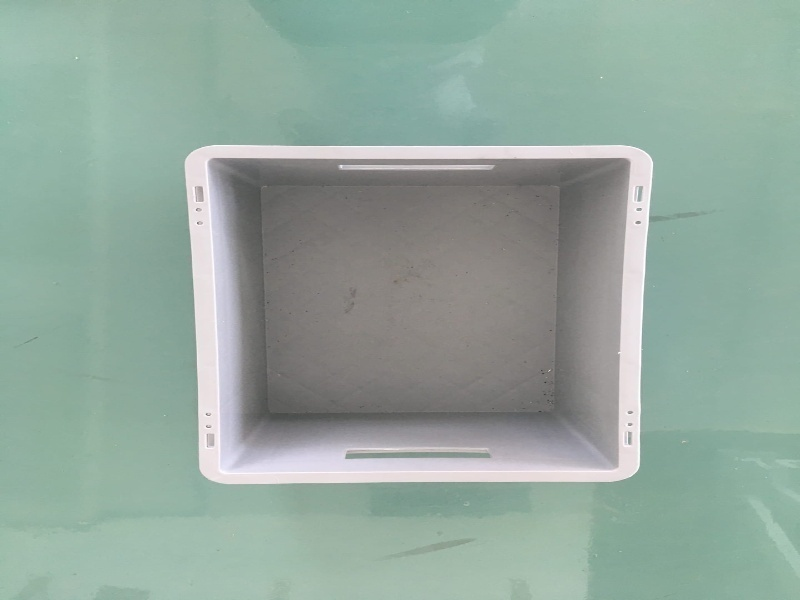
#> input picture Test/box1.jpg, 800 x 600 px
$ python practice_code.py
#> lines starting #> are read from the running program, lines starting #| are printed output that depends on the picture; after the words box and inside, x2 and y2 are one past the last pixel; in counts of white or black regions, pixels touching at a corner belong together; long printed decimals are rounded
import numpy as np
import cv2
import matplotlib.pyplot as plt
import sys
import random

# Фильтрация изображения
def filter_image(img):
    gray = cv2.cvtColor(img, cv2.COLOR_BGR2GRAY)
    blurred = cv2.bilateralFilter(gray,6,75,75)
    edges = cv2.Canny(blurred,0,150)
    edges = cv2.cvtColor(edges, cv2.COLOR_GRAY2BGR)
    return edges

# Класс прямоульника
class rectangle:
    def __init__(self, x, y, w, h, theta):
        thresh = 4
        self.x = x
        self.y = y
        self.w = w
        self.h = h
        self.theta = theta
        s = np.sin(theta)
        c = np.cos(theta)
        centerx = x + w/2
        centery = y + h/2
        self.x1 = x
        self.y1 = y+h
        self.x2 = x+w
        self.y2 = y+h
        self.x3 = x+w
        self.y3 = y
        x0r = centerx + (self.x - centerx)*c - (self.y - centery)*s
        y0r = centery + (self.y - centery)*c + (self.x - centerx)*s
        x1r = centerx + (self.x1 - centerx)*c - (self.y1 - centery)*s
        y1r = centery + (self.y1 - centery)*c + (self.x1 - centerx)*s
        x2r = centerx + (self.x2 - centerx)*c - (self.y2 - centery)*s
        y2r = centery + (self.y2 - centery)*c + (self.x2 - centerx)*s
        x3r = centerx + (self.x3 - centerx)*c - (self.y3 - centery)*s
        y3r = centery + (self.y3 - centery)*c + (self.x3 - centerx)*s
        self.pts = np.array([[x0r,y0r],[x1r,y1r],[x2r,y2r],[x3r,y3r]], np.int32)

        # Внешний четырехугольник

        out_x0 = self.x - thresh
        out_y0 = self.y - thresh
        out_x1 = self.x1 - thresh
        out_y1 = self.y1 + thresh
        out_x2 = self.x2 + thresh
        out_y2 = self.y2 + thresh
        out_x3 = self.x3 + thresh
        out_y3 = self.y3 - thresh

        x0r = centerx + (out_x0 - centerx)*c - (out_y0 - centery)*s
        y0r = centery + (out_y0 - centery)*c + (out_x0 - centerx)*s
        x1r = centerx + (out_x1 - centerx)*c - (out_y1 - centery)*s
        y1r = centery + (out_y1 - centery)*c + (out_x1 - centerx)*s
        x2r = centerx + (out_x2 - centerx)*c - (out_y2 - centery)*s
        y2r = centery + (out_y2 - centery)*c + (out_x2 - centerx)*s
        x3r = centerx + (out_x3 - centerx)*c - (out_y3 - centery)*s
        y3r = centery + (out_y3 - centery)*c + (out_x3 - centerx)*s
        self.pts_outer = np.array([[x0r,y0r],[x1r,y1r],[x2r,y2r],[x3r,y3r]], np.int32)

        # Внутренний четырехугольник

        int_x0 = self.x + thresh
        int_y0 = self.y + thresh
        int_x1 = self.x1 + thresh
        int_y1 = self.y1 - thresh
        int_x2 = self.x2 - thresh
        int_y2 = self.y2 - thresh
        int_x3 = self.x3 - thresh
        int_y3 = self.y3 + thresh

        x0r = centerx + (int_x0 - centerx)*c - (int_y0 - centery)*s
        y0r = centery + (int_y0 - centery)*c + (int_x0 - centerx)*s
        x1r = centerx + (int_x1 - centerx)*c - (int_y1 - centery)*s
        y1r = centery + (int_y1 - centery)*c + (int_x1 - centerx)*s
        x2r = centerx + (int_x2 - centerx)*c - (int_y2 - centery)*s
        y2r = centery + (int_y2 - centery)*c + (int_x2 - centerx)*s
        x3r = centerx + (int_x3 - centerx)*c - (int_y3 - centery)*s
        y3r = centery + (int_y3 - centery)*c + (int_x3 - centerx)*s
        self.pts_inner = np.array([[x0r,y0r],[x1r,y1r],[x2r,y2r],[x3r,y3r]], np.int32)

        self.S_thresh = cv2.contourArea(self.pts_outer) - cv2.contourArea(self.pts_inner)
        self.num_whites = 0


# Класс генетического алгоритма
class GA:
    def __init__(self, image):
        self.population=[]
        self.image = image
        self.img_dims = image.shape[:2]
        self.fitness =[]
        self.num_whites_total = self.image[self.image==(255,255,255)].size
        print(self.num_whites_total)

    def init_popultation(self, size):
        self.size = size
        for _ in range(self.size):
            rand_x = np.random.randint(0, self.img_dims[0]-10,1)
            rand_y = np.random.randint(0, self.img_dims[1]-10,1)
            rand_w = np.random.randint(10, self.img_dims[0]*0.9,1)
            rand_h = np.random.randint(10, self.img_dims[1]*0.9,1)
            rand_theta = np.random.uniform(0, 2*np.pi)
            self.population.append(rectangle(rand_x,rand_y,rand_w,rand_h,rand_theta))

    def calc_axis_line(self, point_1, point_2):
        k = (point_1[1] - point_2[1])/(point_1[0]-point_2[0]+ sys.float_info.epsilon)
        b = point_2[1]-k*point_2[0]
        return k, b

    def find_pxls_thresh(self):
        for i in range(self.size):
            mask_img = np.zeros(self.image.shape[:2], np.uint8)
            cv2.fillPoly(mask_img, pts = [self.population[i].pts_outer], color=(255,255,255))
            cv2.fillPoly(mask_img, pts = [self.population[i].pts_inner], color=(0,0,0))
            masked = cv2.bitwise_and(self.image, self.image, mask=mask_img)
            self.population[i].num_whites = masked[masked==(255,255,255)].size

    def calc_fitness(self):
        self.fitness =[]
        weighted_sides = []
        for i in range(self.size):
            self.fitness.append( 100*(self.population[i].num_whites/(self.num_whites_total-self.population[i].num_whites+1)))
        x = zip(self.fitness,self.population)
        xs = sorted(x,reverse = True, key=lambda tup: tup[0])
        self.fitness = [x[0] for x in xs]
        self.population = [x[1] for x in xs]

    def selection(self):
        self.population = self.population[:int(len(self.population)/2)]

    def crossover(self, r1, r2):
        a = np.random.random(1)
        b = 1 - a
        x_new_1 = a * r1.x + b * r2.x
        y_new_1 = a * r1.y + b * r2.y
        w_new_1 = a * r1.w + b * r2.w
        h_new_1 = a * r1.h + b * r2.h
        theta_new_1 = a * r1.theta + b * r2.theta
        self.rect_new_1 = rectangle(x_new_1,y_new_1,w_new_1,h_new_1,theta_new_1)
        a = 1 - a
        b = 1 - b
        x_new_2 = a * r1.x + b * r2.x
        y_new_2 = a * r1.y + b * r2.y
        w_new_2 = a * r1.w + b * r2.w
        h_new_2 = a * r1.h + b * r2.h
        theta_new_2 = a * r1.theta + b * r2.theta
        self.rect_new_2 = rectangle(x_new_2,y_new_2,w_new_2,h_new_2,theta_new_2)
        return self.rect_new_1, self.rect_new_2

    def repopulate(self):
        self.offspring = []
        for _ in range(len(self.population)):
            index_1 = np.random.randint(0,len(self.population)-1,1)
            index_2 = np.random.randint(index_1,len(self.population)-1,1)
            child_1, child_2 = self.crossover(self.population[index_1[0]],self.population[index_2[0]])
            self.offspring.append(child_1)
        self.population = self.population + self.offspring

    def mutate(self, rect):
        rect.x += int(10*(1-2*np.random.random(1)[0]))
        rect.y += int(10*(1-2*np.random.random(1)[0]))
        rect.w += int(10*(1-2*np.random.random(1)[0]))
        rect.h += int(10*(1-2*np.random.random(1)[0]))
        rect.theta += 10*(1-2*np.random.random(1)[0])
        return rect

    def mutate_population(self):
        for i in range(len(self.population)):
            self.population[i] = self.mutate(self.population[i])


if __name__ == "__main__":
    #np.random.seed(14)
    file = cv2.imread('Test/box1.jpg')
#> file is the input picture: shape (600, 800, 3); mean B, G, R 157.7, 167.4, 147.4
    scale_percent = 70
    width = int(file.shape[1] * scale_percent / 100)
#> width = 560
    height = int(file.shape[0] * scale_percent / 100)
#> height = 420
    dim = (width, height)
#> dim = (560, 420)
    resized = cv2.resize(file, dim)
    edges = filter_image(resized)
#> in filter_image, `gray = cv2.cvtColor(img, cv2.COLOR_BGR2GRAY)`:
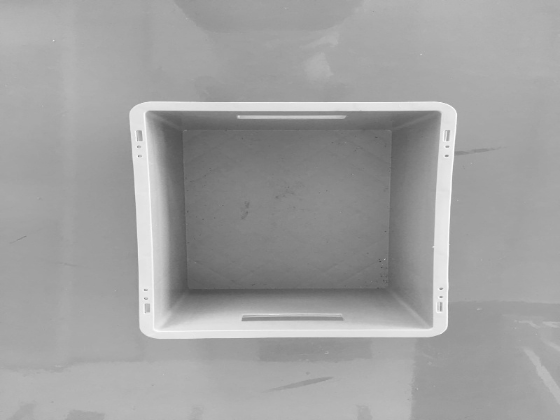
#> gray: shape (420, 560); min 70, max 253, mean 160.3
#> in filter_image, `edges = cv2.Canny(blurred,0,150)`:
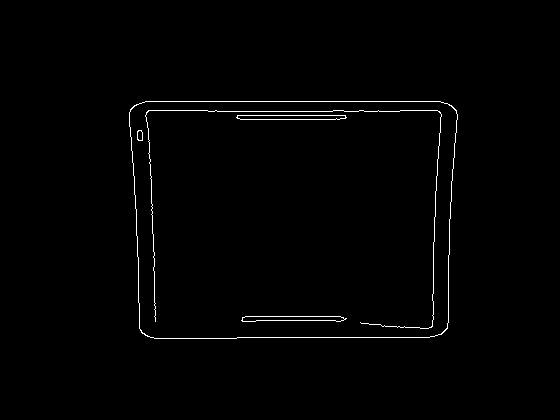
#> edges: shape (420, 560); 1% white in thin lines or dots, all inside (x1, y1, x2, y2) = (129, 101, 458, 339)
    edges_cpy = edges.copy()
    population_len =30
    algorithm = GA(edges_cpy)
#| 7065
    number_steps =500
    algorithm.init_popultation(population_len )
    best_fit = 0
    best_model = None
    for _ in range(number_steps):
        edges_cpy = edges.copy()
        random.shuffle(algorithm.population)
        for i in range(population_len):
            cv2.polylines(edges_cpy,[algorithm.population[i].pts],True,(0,255,255))
            cv2.polylines(edges_cpy,[algorithm.population[i].pts_outer],True,(0,0,255))
            cv2.polylines(edges_cpy,[algorithm.population[i].pts_inner],True,(0,0,255))
        algorithm.find_pxls_thresh()
        algorithm.calc_fitness()
        if algorithm.fitness[0]>best_fit:
            best_fit = algorithm.fitness[0]
            print('Found better fintess: ',best_fit )
            best_model = algorithm.population[0]
        algorithm.selection()
        algorithm.repopulate()
        algorithm.mutate_population()
        cv2.imshow('edges', edges_cpy)
        if cv2.waitKey(27) & 0xFF == ord('q'):
            break
#> this loop made 1 pass; (key q is pressed on pass 1)
#| Found better fintess:  4.993
#> pass 1, `cv2.imshow('edges', edges_cpy)`:
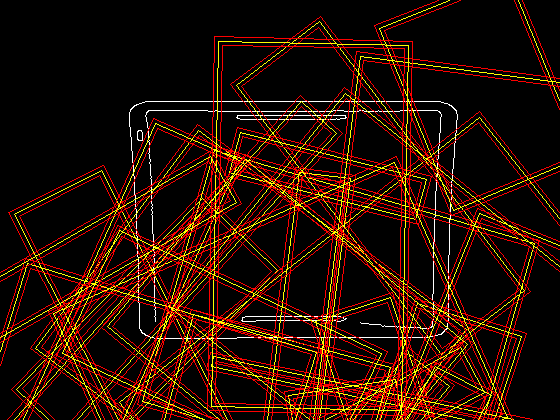
#> window 'edges': shape (420, 560, 3); mean B, G, R 2.2, 15.7, 42.6
    cv2.destroyAllWindows()
    edges_cpy = edges.copy()
    print('Best fintess: ',best_fit )
#| Best fintess:  4.993
    cv2.polylines(edges_cpy,[best_model.pts],True,(0,255,255))
    cv2.polylines(edges_cpy,[best_model.pts_outer],True,(0,0,255))
    cv2.polylines(edges_cpy,[best_model.pts_inner],True,(0,0,255))
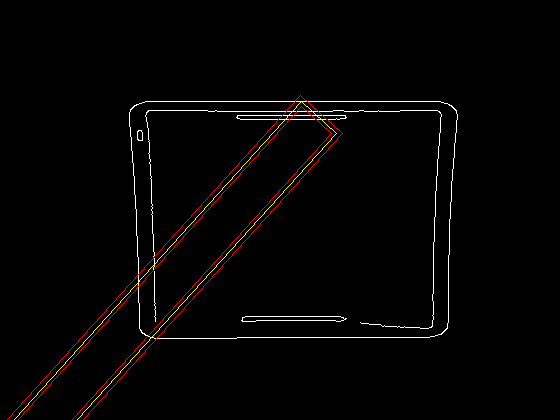
#> edges_cpy: shape (420, 560, 3); mean B, G, R 2.5, 3.2, 4.6
    cv2.imshow('edges', edges_cpy)
    cv2.waitKey()
    cv2.destroyAllWindows()

$ run again, with Test/box12.JPG copied over Test/box1.jpg
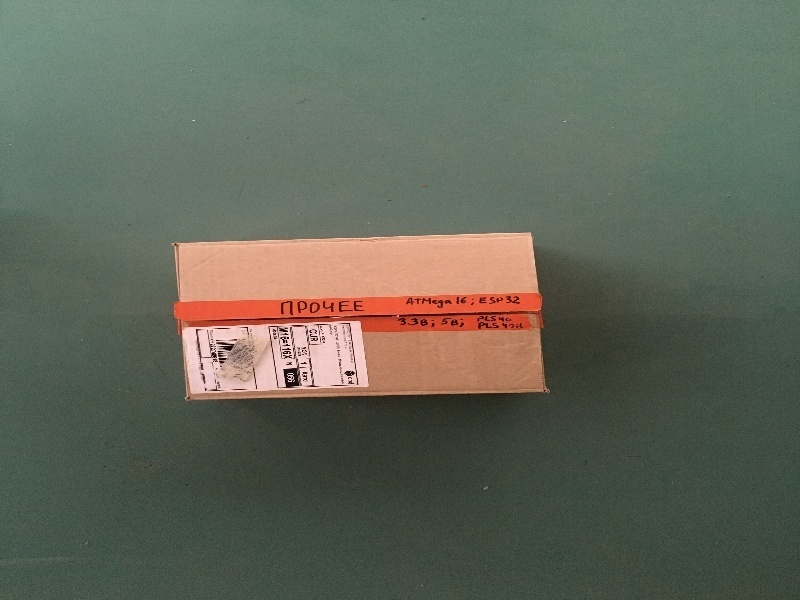
#> input picture Test/box12.JPG, 800 x 600 px
#> file is the input picture: shape (600, 800, 3); mean B, G, R 89.2, 102.7, 98.1
#> in filter_image, `edges = cv2.Canny(blurred,0,150)`:
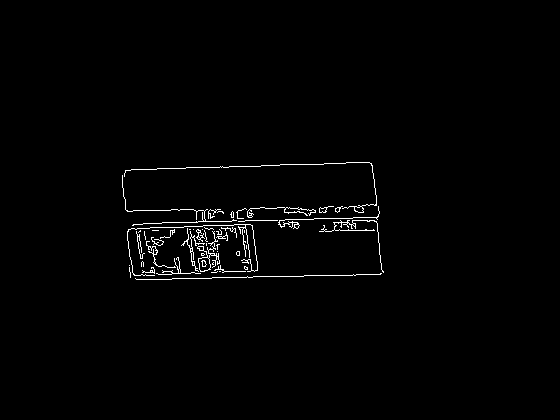
#> edges: shape (420, 560); 1.2% white in thin lines or dots, all inside (x1, y1, x2, y2) = (122, 162, 384, 280)
#| 8583
#> the loop `for _ in range(number_steps):` made 1 pass; (key q is pressed on pass 1)
#| Found better fintess:  12.283
#| Best fintess:  12.283
#> `cv2.polylines(edges_cpy,[best_model.pts_inner],True,(0,0,255))`:
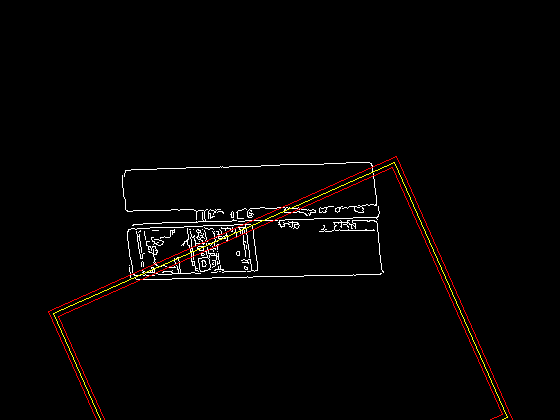
#> edges_cpy: shape (420, 560, 3); mean B, G, R 3, 3.8, 5.3
